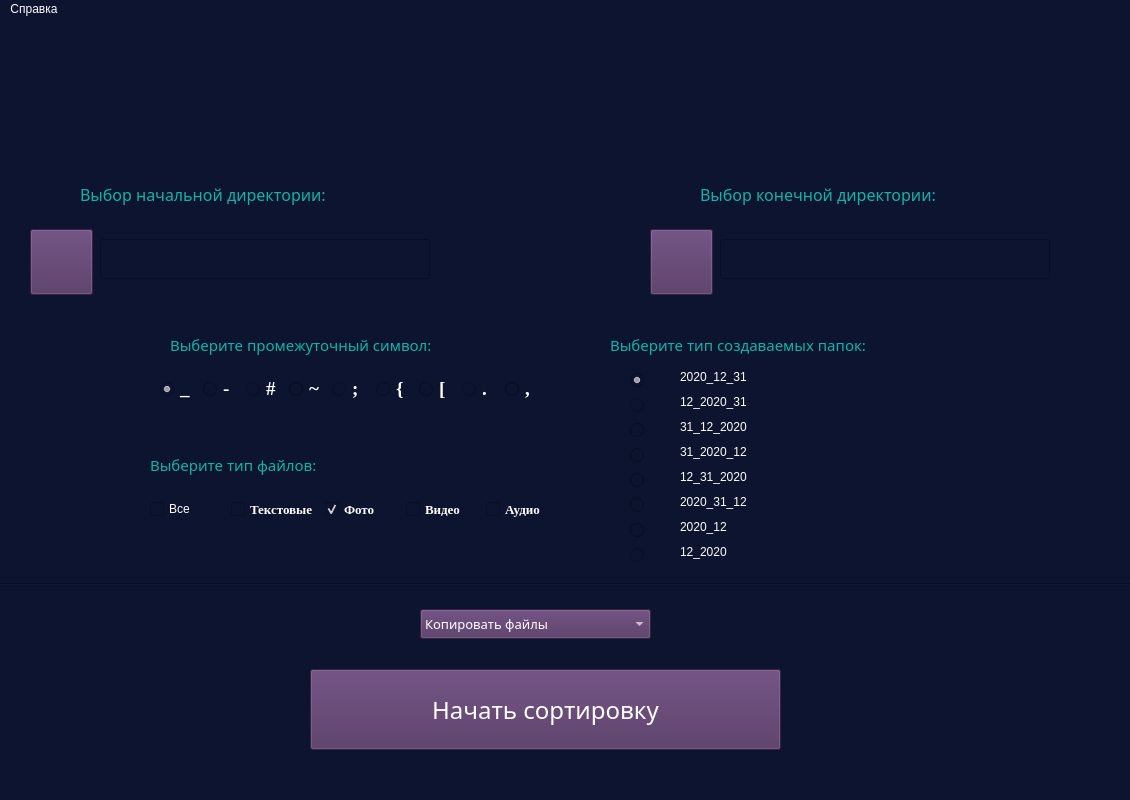
<?xml version="1.0" encoding="UTF-8"?>
<ui version="4.0">
 <class>SortFiles</class>
 <widget class="QMainWindow" name="SortFiles">
  <property name="geometry">
   <rect>
    <x>0</x>
    <y>0</y>
    <width>1130</width>
    <height>800</height>
   </rect>
  </property>
  <property name="minimumSize">
   <size>
    <width>1130</width>
    <height>800</height>
   </size>
  </property>
  <property name="maximumSize">
   <size>
    <width>1130</width>
    <height>800</height>
   </size>
  </property>
  <property name="windowTitle">
   <string>Sort Files</string>
  </property>
  <property name="styleSheet">
   <string notr="true">color: rgb(255, 255, 255);
background-color: rgb(13, 20, 48);
selection-background-color: rgb(0, 127, 255);</string>
  </property>
  <widget class="QWidget" name="centralwidget">
   <widget class="QLabel" name="label_4">
    <property name="geometry">
     <rect>
      <x>610</x>
      <y>300</y>
      <width>351</width>
      <height>51</height>
     </rect>
    </property>
    <property name="font">
     <font>
      <family>Comfortaa Light</family>
      <pointsize>11</pointsize>
      <weight>3</weight>
      <italic>false</italic>
      <bold>false</bold>
     </font>
    </property>
    <property name="styleSheet">
     <string notr="true">color: rgb(15, 180, 168);
font: 25 11pt &quot;Comfortaa Light&quot;;</string>
    </property>
    <property name="text">
     <string>Выберите тип создаваемых папок:</string>
    </property>
   </widget>
   <widget class="QLabel" name="label_5">
    <property name="geometry">
     <rect>
      <x>170</x>
      <y>300</y>
      <width>351</width>
      <height>51</height>
     </rect>
    </property>
    <property name="font">
     <font>
      <family>Comfortaa Light</family>
      <pointsize>11</pointsize>
      <weight>3</weight>
      <italic>false</italic>
      <bold>false</bold>
     </font>
    </property>
    <property name="styleSheet">
     <string notr="true">color: rgb(15, 180, 168);
font: 25 11pt &quot;Comfortaa Light&quot;;</string>
    </property>
    <property name="text">
     <string>Выберите промежуточный символ:</string>
    </property>
   </widget>
   <widget class="Line" name="line">
    <property name="geometry">
     <rect>
      <x>0</x>
      <y>560</y>
      <width>1130</width>
      <height>10</height>
     </rect>
    </property>
    <property name="orientation">
     <enum>Qt::Horizontal</enum>
    </property>
   </widget>
   <widget class="QComboBox" name="choose_move">
    <property name="geometry">
     <rect>
      <x>420</x>
      <y>590</y>
      <width>231</width>
      <height>30</height>
     </rect>
    </property>
    <property name="font">
     <font>
      <family>Comfortaa Light</family>
      <pointsize>10</pointsize>
      <weight>3</weight>
      <italic>false</italic>
      <bold>false</bold>
     </font>
    </property>
    <property name="cursor">
     <cursorShape>PointingHandCursor</cursorShape>
    </property>
    <property name="styleSheet">
     <string notr="true">background-color: rgb(78, 48, 94);
font: 25 10pt &quot;Comfortaa Light&quot;;</string>
    </property>
    <item>
     <property name="text">
      <string>Копировать файлы</string>
     </property>
    </item>
    <item>
     <property name="text">
      <string>Переместить файлы</string>
     </property>
    </item>
   </widget>
   <widget class="QPushButton" name="start_button">
    <property name="geometry">
     <rect>
      <x>310</x>
      <y>650</y>
      <width>471</width>
      <height>81</height>
     </rect>
    </property>
    <property name="font">
     <font>
      <family>Comfortaa</family>
      <pointsize>18</pointsize>
      <weight>50</weight>
      <italic>false</italic>
      <bold>false</bold>
     </font>
    </property>
    <property name="cursor">
     <cursorShape>PointingHandCursor</cursorShape>
    </property>
    <property name="styleSheet">
     <string notr="true">background-color: rgb(78, 48, 94);
font: 18pt &quot;Comfortaa&quot;;</string>
    </property>
    <property name="text">
     <string>Начать сортировку</string>
    </property>
    <property name="autoDefault">
     <bool>false</bool>
    </property>
    <property name="flat">
     <bool>false</bool>
    </property>
   </widget>
   <widget class="QLineEdit" name="start_dir">
    <property name="geometry">
     <rect>
      <x>100</x>
      <y>220</y>
      <width>330</width>
      <height>40</height>
     </rect>
    </property>
    <property name="font">
     <font>
      <family>Comfortaa</family>
      <pointsize>11</pointsize>
      <weight>9</weight>
      <italic>false</italic>
      <bold>false</bold>
     </font>
    </property>
    <property name="styleSheet">
     <string notr="true">font: 75 11pt &quot;Comfortaa&quot;;
color: rgb(206, 127, 249);</string>
    </property>
    <property name="text">
     <string/>
    </property>
    <property name="readOnly">
     <bool>true</bool>
    </property>
   </widget>
   <widget class="QPushButton" name="choose_start">
    <property name="geometry">
     <rect>
      <x>30</x>
      <y>210</y>
      <width>63</width>
      <height>66</height>
     </rect>
    </property>
    <property name="font">
     <font>
      <family>Comfortaa</family>
      <pointsize>12</pointsize>
      <weight>9</weight>
      <italic>false</italic>
      <bold>false</bold>
     </font>
    </property>
    <property name="cursor">
     <cursorShape>PointingHandCursor</cursorShape>
    </property>
    <property name="styleSheet">
     <string notr="true">font: 75 12pt &quot;Comfortaa&quot;;
background-color: rgb(78, 48, 94);</string>
    </property>
    <property name="text">
     <string/>
    </property>
   </widget>
   <widget class="QPushButton" name="choose_end">
    <property name="geometry">
     <rect>
      <x>650</x>
      <y>210</y>
      <width>63</width>
      <height>66</height>
     </rect>
    </property>
    <property name="font">
     <font>
      <family>Comfortaa</family>
      <pointsize>12</pointsize>
      <weight>9</weight>
      <italic>false</italic>
      <bold>false</bold>
     </font>
    </property>
    <property name="cursor">
     <cursorShape>PointingHandCursor</cursorShape>
    </property>
    <property name="styleSheet">
     <string notr="true">font: 75 12pt &quot;Comfortaa&quot;;
background-color: rgb(78, 48, 94);</string>
    </property>
    <property name="text">
     <string/>
    </property>
   </widget>
   <widget class="QLineEdit" name="end_dir">
    <property name="geometry">
     <rect>
      <x>720</x>
      <y>220</y>
      <width>330</width>
      <height>40</height>
     </rect>
    </property>
    <property name="font">
     <font>
      <family>Comfortaa</family>
      <pointsize>11</pointsize>
      <weight>9</weight>
      <italic>false</italic>
      <bold>false</bold>
     </font>
    </property>
    <property name="styleSheet">
     <string notr="true">font: 75 11pt &quot;Comfortaa&quot;;
color: rgb(206, 127, 249);</string>
    </property>
    <property name="text">
     <string/>
    </property>
    <property name="readOnly">
     <bool>true</bool>
    </property>
   </widget>
   <widget class="QWidget" name="verticalLayoutWidget">
    <property name="geometry">
     <rect>
      <x>630</x>
      <y>350</y>
      <width>18</width>
      <height>201</height>
     </rect>
    </property>
    <layout class="QVBoxLayout" name="verticalLayout">
     <item>
      <widget class="QRadioButton" name="choose_date1">
       <property name="font">
        <font>
         <family>Times New Roman</family>
         <pointsize>11</pointsize>
         <weight>75</weight>
         <bold>true</bold>
        </font>
       </property>
       <property name="cursor">
        <cursorShape>PointingHandCursor</cursorShape>
       </property>
       <property name="text">
        <string/>
       </property>
       <property name="checked">
        <bool>true</bool>
       </property>
      </widget>
     </item>
     <item>
      <widget class="QRadioButton" name="choose_date2">
       <property name="font">
        <font>
         <family>Times New Roman</family>
         <pointsize>11</pointsize>
         <weight>75</weight>
         <bold>true</bold>
        </font>
       </property>
       <property name="cursor">
        <cursorShape>PointingHandCursor</cursorShape>
       </property>
       <property name="text">
        <string/>
       </property>
      </widget>
     </item>
     <item>
      <widget class="QRadioButton" name="choose_date3">
       <property name="font">
        <font>
         <family>Times New Roman</family>
         <pointsize>11</pointsize>
         <weight>75</weight>
         <bold>true</bold>
        </font>
       </property>
       <property name="cursor">
        <cursorShape>PointingHandCursor</cursorShape>
       </property>
       <property name="text">
        <string/>
       </property>
       <property name="checked">
        <bool>false</bool>
       </property>
      </widget>
     </item>
     <item>
      <widget class="QRadioButton" name="choose_date4">
       <property name="font">
        <font>
         <family>Times New Roman</family>
         <pointsize>11</pointsize>
         <weight>75</weight>
         <bold>true</bold>
        </font>
       </property>
       <property name="cursor">
        <cursorShape>PointingHandCursor</cursorShape>
       </property>
       <property name="text">
        <string/>
       </property>
       <property name="checked">
        <bool>false</bool>
       </property>
      </widget>
     </item>
     <item>
      <widget class="QRadioButton" name="choose_date5">
       <property name="font">
        <font>
         <family>Times New Roman</family>
         <pointsize>11</pointsize>
         <weight>75</weight>
         <bold>true</bold>
        </font>
       </property>
       <property name="cursor">
        <cursorShape>PointingHandCursor</cursorShape>
       </property>
       <property name="text">
        <string/>
       </property>
       <property name="checked">
        <bool>false</bool>
       </property>
      </widget>
     </item>
     <item>
      <widget class="QRadioButton" name="choose_date6">
       <property name="font">
        <font>
         <family>Times New Roman</family>
         <pointsize>11</pointsize>
         <weight>75</weight>
         <bold>true</bold>
        </font>
       </property>
       <property name="cursor">
        <cursorShape>PointingHandCursor</cursorShape>
       </property>
       <property name="text">
        <string/>
       </property>
      </widget>
     </item>
     <item>
      <widget class="QRadioButton" name="choose_date7">
       <property name="font">
        <font>
         <family>Times New Roman</family>
         <pointsize>11</pointsize>
         <weight>75</weight>
         <bold>true</bold>
        </font>
       </property>
       <property name="cursor">
        <cursorShape>PointingHandCursor</cursorShape>
       </property>
       <property name="text">
        <string/>
       </property>
      </widget>
     </item>
     <item>
      <widget class="QRadioButton" name="choose_date8">
       <property name="font">
        <font>
         <family>Times New Roman</family>
         <pointsize>11</pointsize>
         <weight>75</weight>
         <bold>true</bold>
        </font>
       </property>
       <property name="cursor">
        <cursorShape>PointingHandCursor</cursorShape>
       </property>
       <property name="text">
        <string/>
       </property>
      </widget>
     </item>
    </layout>
   </widget>
   <widget class="QWidget" name="horizontalLayoutWidget">
    <property name="geometry">
     <rect>
      <x>160</x>
      <y>350</y>
      <width>382</width>
      <height>41</height>
     </rect>
    </property>
    <layout class="QHBoxLayout" name="horizontalLayout">
     <item>
      <widget class="QRadioButton" name="symbol_1">
       <property name="font">
        <font>
         <family>Times New Roman</family>
         <pointsize>14</pointsize>
         <weight>75</weight>
         <bold>true</bold>
        </font>
       </property>
       <property name="cursor">
        <cursorShape>PointingHandCursor</cursorShape>
       </property>
       <property name="text">
        <string>_</string>
       </property>
       <property name="checked">
        <bool>true</bool>
       </property>
      </widget>
     </item>
     <item>
      <widget class="QRadioButton" name="symbol_2">
       <property name="font">
        <font>
         <family>Times New Roman</family>
         <pointsize>14</pointsize>
         <weight>75</weight>
         <bold>true</bold>
        </font>
       </property>
       <property name="cursor">
        <cursorShape>PointingHandCursor</cursorShape>
       </property>
       <property name="text">
        <string>-</string>
       </property>
      </widget>
     </item>
     <item>
      <widget class="QRadioButton" name="symbol_3">
       <property name="font">
        <font>
         <family>Times New Roman</family>
         <pointsize>14</pointsize>
         <weight>75</weight>
         <bold>true</bold>
        </font>
       </property>
       <property name="cursor">
        <cursorShape>PointingHandCursor</cursorShape>
       </property>
       <property name="text">
        <string>#</string>
       </property>
      </widget>
     </item>
     <item>
      <widget class="QRadioButton" name="symbol_4">
       <property name="font">
        <font>
         <family>Times New Roman</family>
         <pointsize>14</pointsize>
         <weight>75</weight>
         <bold>true</bold>
        </font>
       </property>
       <property name="cursor">
        <cursorShape>PointingHandCursor</cursorShape>
       </property>
       <property name="text">
        <string>~</string>
       </property>
      </widget>
     </item>
     <item>
      <widget class="QRadioButton" name="symbol_5">
       <property name="font">
        <font>
         <family>Times New Roman</family>
         <pointsize>14</pointsize>
         <weight>75</weight>
         <bold>true</bold>
        </font>
       </property>
       <property name="cursor">
        <cursorShape>PointingHandCursor</cursorShape>
       </property>
       <property name="text">
        <string>;</string>
       </property>
      </widget>
     </item>
     <item>
      <widget class="QRadioButton" name="symbol_6">
       <property name="font">
        <font>
         <family>Times New Roman</family>
         <pointsize>14</pointsize>
         <weight>75</weight>
         <bold>true</bold>
        </font>
       </property>
       <property name="cursor">
        <cursorShape>PointingHandCursor</cursorShape>
       </property>
       <property name="text">
        <string>{</string>
       </property>
      </widget>
     </item>
     <item>
      <widget class="QRadioButton" name="symbol_7">
       <property name="font">
        <font>
         <family>Times New Roman</family>
         <pointsize>14</pointsize>
         <weight>75</weight>
         <bold>true</bold>
        </font>
       </property>
       <property name="cursor">
        <cursorShape>PointingHandCursor</cursorShape>
       </property>
       <property name="text">
        <string>[</string>
       </property>
      </widget>
     </item>
     <item>
      <widget class="QRadioButton" name="symbol_8">
       <property name="font">
        <font>
         <family>Times New Roman</family>
         <pointsize>14</pointsize>
         <weight>75</weight>
         <bold>true</bold>
        </font>
       </property>
       <property name="cursor">
        <cursorShape>PointingHandCursor</cursorShape>
       </property>
       <property name="text">
        <string>.</string>
       </property>
      </widget>
     </item>
     <item>
      <widget class="QRadioButton" name="symbol_9">
       <property name="font">
        <font>
         <family>Times New Roman</family>
         <pointsize>14</pointsize>
         <weight>75</weight>
         <bold>true</bold>
        </font>
       </property>
       <property name="cursor">
        <cursorShape>PointingHandCursor</cursorShape>
       </property>
       <property name="text">
        <string>,</string>
       </property>
      </widget>
     </item>
    </layout>
   </widget>
   <widget class="QLabel" name="label_6">
    <property name="geometry">
     <rect>
      <x>150</x>
      <y>420</y>
      <width>231</width>
      <height>51</height>
     </rect>
    </property>
    <property name="font">
     <font>
      <family>Comfortaa Light</family>
      <pointsize>11</pointsize>
      <weight>3</weight>
      <italic>false</italic>
      <bold>false</bold>
     </font>
    </property>
    <property name="styleSheet">
     <string notr="true">color: rgb(15, 180, 168);
font: 25 11pt &quot;Comfortaa Light&quot;;</string>
    </property>
    <property name="text">
     <string>Выберите тип файлов:</string>
    </property>
   </widget>
   <widget class="QWidget" name="horizontalLayoutWidget_2">
    <property name="geometry">
     <rect>
      <x>150</x>
      <y>470</y>
      <width>411</width>
      <height>41</height>
     </rect>
    </property>
    <layout class="QHBoxLayout" name="horizontalLayout_3">
     <item>
      <widget class="QCheckBox" name="file_extension_5">
       <property name="cursor">
        <cursorShape>PointingHandCursor</cursorShape>
       </property>
       <property name="styleSheet">
        <string notr="true">font: 10pt &quot;Times New Roman&quot;;</string>
       </property>
       <property name="text">
        <string>Все</string>
       </property>
      </widget>
     </item>
     <item>
      <widget class="QCheckBox" name="file_extension_1">
       <property name="font">
        <font>
         <family>Times New Roman</family>
         <pointsize>10</pointsize>
         <weight>75</weight>
         <bold>true</bold>
        </font>
       </property>
       <property name="cursor">
        <cursorShape>PointingHandCursor</cursorShape>
       </property>
       <property name="text">
        <string>Текстовые</string>
       </property>
      </widget>
     </item>
     <item>
      <widget class="QCheckBox" name="file_extension_2">
       <property name="font">
        <font>
         <family>Times New Roman</family>
         <pointsize>10</pointsize>
         <weight>75</weight>
         <bold>true</bold>
        </font>
       </property>
       <property name="cursor">
        <cursorShape>PointingHandCursor</cursorShape>
       </property>
       <property name="text">
        <string>Фото</string>
       </property>
       <property name="checked">
        <bool>true</bool>
       </property>
      </widget>
     </item>
     <item>
      <widget class="QCheckBox" name="file_extension_3">
       <property name="font">
        <font>
         <family>Times New Roman</family>
         <pointsize>10</pointsize>
         <weight>75</weight>
         <bold>true</bold>
        </font>
       </property>
       <property name="cursor">
        <cursorShape>PointingHandCursor</cursorShape>
       </property>
       <property name="text">
        <string>Видео</string>
       </property>
       <property name="checked">
        <bool>false</bool>
       </property>
      </widget>
     </item>
     <item>
      <widget class="QCheckBox" name="file_extension_4">
       <property name="font">
        <font>
         <family>Times New Roman</family>
         <pointsize>10</pointsize>
         <weight>75</weight>
         <bold>true</bold>
        </font>
       </property>
       <property name="cursor">
        <cursorShape>PointingHandCursor</cursorShape>
       </property>
       <property name="text">
        <string>Аудио</string>
       </property>
      </widget>
     </item>
    </layout>
   </widget>
   <widget class="QLabel" name="label_7">
    <property name="geometry">
     <rect>
      <x>80</x>
      <y>150</y>
      <width>341</width>
      <height>51</height>
     </rect>
    </property>
    <property name="font">
     <font>
      <family>Comfortaa Light</family>
      <pointsize>12</pointsize>
      <weight>3</weight>
      <italic>false</italic>
      <bold>false</bold>
     </font>
    </property>
    <property name="styleSheet">
     <string notr="true">color: rgb(15, 180, 168);
font: 25 12pt &quot;Comfortaa Light&quot;;</string>
    </property>
    <property name="text">
     <string>Выбор начальной директории:</string>
    </property>
   </widget>
   <widget class="QLabel" name="label_8">
    <property name="geometry">
     <rect>
      <x>700</x>
      <y>150</y>
      <width>331</width>
      <height>51</height>
     </rect>
    </property>
    <property name="font">
     <font>
      <family>Comfortaa Light</family>
      <pointsize>12</pointsize>
      <weight>3</weight>
      <italic>false</italic>
      <bold>false</bold>
     </font>
    </property>
    <property name="styleSheet">
     <string notr="true">color: rgb(15, 180, 168);
font: 25 12pt &quot;Comfortaa Light&quot;;</string>
    </property>
    <property name="text">
     <string>Выбор конечной директории:</string>
    </property>
   </widget>
   <widget class="QLabel" name="type_1">
    <property name="geometry">
     <rect>
      <x>680</x>
      <y>350</y>
      <width>91</width>
      <height>16</height>
     </rect>
    </property>
    <property name="styleSheet">
     <string notr="true">font: 9pt &quot;Comfortaa&quot;;</string>
    </property>
    <property name="text">
     <string>2020_12_31</string>
    </property>
   </widget>
   <widget class="QLabel" name="type_2">
    <property name="geometry">
     <rect>
      <x>680</x>
      <y>375</y>
      <width>91</width>
      <height>16</height>
     </rect>
    </property>
    <property name="styleSheet">
     <string notr="true">font: 9pt &quot;Comfortaa&quot;;</string>
    </property>
    <property name="text">
     <string>12_2020_31</string>
    </property>
   </widget>
   <widget class="QLabel" name="type_3">
    <property name="geometry">
     <rect>
      <x>680</x>
      <y>400</y>
      <width>91</width>
      <height>16</height>
     </rect>
    </property>
    <property name="styleSheet">
     <string notr="true">font: 9pt &quot;Comfortaa&quot;;</string>
    </property>
    <property name="text">
     <string>31_12_2020</string>
    </property>
   </widget>
   <widget class="QLabel" name="type_4">
    <property name="geometry">
     <rect>
      <x>680</x>
      <y>425</y>
      <width>91</width>
      <height>16</height>
     </rect>
    </property>
    <property name="styleSheet">
     <string notr="true">font: 9pt &quot;Comfortaa&quot;;</string>
    </property>
    <property name="text">
     <string>31_2020_12</string>
    </property>
   </widget>
   <widget class="QLabel" name="type_5">
    <property name="geometry">
     <rect>
      <x>680</x>
      <y>450</y>
      <width>91</width>
      <height>16</height>
     </rect>
    </property>
    <property name="styleSheet">
     <string notr="true">font: 9pt &quot;Comfortaa&quot;;</string>
    </property>
    <property name="text">
     <string>12_31_2020</string>
    </property>
   </widget>
   <widget class="QLabel" name="type_6">
    <property name="geometry">
     <rect>
      <x>680</x>
      <y>475</y>
      <width>91</width>
      <height>16</height>
     </rect>
    </property>
    <property name="styleSheet">
     <string notr="true">font: 9pt &quot;Comfortaa&quot;;</string>
    </property>
    <property name="text">
     <string>2020_31_12</string>
    </property>
   </widget>
   <widget class="QPushButton" name="arrow">
    <property name="geometry">
     <rect>
      <x>470</x>
      <y>200</y>
      <width>161</width>
      <height>61</height>
     </rect>
    </property>
    <property name="autoFillBackground">
     <bool>false</bool>
    </property>
    <property name="text">
     <string/>
    </property>
    <property name="flat">
     <bool>true</bool>
    </property>
   </widget>
   <widget class="QLabel" name="anim_0">
    <property name="geometry">
     <rect>
      <x>200</x>
      <y>-70</y>
      <width>4</width>
      <height>70</height>
     </rect>
    </property>
    <property name="styleSheet">
     <string notr="true">background-color: rgb(15, 180, 168);</string>
    </property>
    <property name="text">
     <string/>
    </property>
   </widget>
   <widget class="QLabel" name="anim_1">
    <property name="geometry">
     <rect>
      <x>1030</x>
      <y>770</y>
      <width>4</width>
      <height>70</height>
     </rect>
    </property>
    <property name="styleSheet">
     <string notr="true">background-color: rgb(15, 180, 168);</string>
    </property>
    <property name="text">
     <string/>
    </property>
   </widget>
   <widget class="QLabel" name="anim_2">
    <property name="geometry">
     <rect>
      <x>0</x>
      <y>770</y>
      <width>4</width>
      <height>70</height>
     </rect>
    </property>
    <property name="styleSheet">
     <string notr="true">background-color: rgb(15, 180, 168);</string>
    </property>
    <property name="text">
     <string/>
    </property>
   </widget>
   <widget class="QLabel" name="anim_3">
    <property name="geometry">
     <rect>
      <x>1080</x>
      <y>860</y>
      <width>4</width>
      <height>70</height>
     </rect>
    </property>
    <property name="styleSheet">
     <string notr="true">background-color: rgb(15, 180, 168);</string>
    </property>
    <property name="text">
     <string/>
    </property>
   </widget>
   <widget class="QLabel" name="anim_4">
    <property name="geometry">
     <rect>
      <x>1090</x>
      <y>870</y>
      <width>4</width>
      <height>70</height>
     </rect>
    </property>
    <property name="styleSheet">
     <string notr="true">background-color: rgb(15, 180, 168);</string>
    </property>
    <property name="text">
     <string/>
    </property>
   </widget>
   <widget class="QLabel" name="anim_5">
    <property name="geometry">
     <rect>
      <x>1100</x>
      <y>880</y>
      <width>4</width>
      <height>70</height>
     </rect>
    </property>
    <property name="styleSheet">
     <string notr="true">background-color: rgb(15, 180, 168);</string>
    </property>
    <property name="text">
     <string/>
    </property>
   </widget>
   <widget class="QLabel" name="anim_6">
    <property name="geometry">
     <rect>
      <x>1090</x>
      <y>990</y>
      <width>4</width>
      <height>70</height>
     </rect>
    </property>
    <property name="styleSheet">
     <string notr="true">background-color: rgb(15, 180, 168);</string>
    </property>
    <property name="text">
     <string/>
    </property>
   </widget>
   <widget class="QLabel" name="anim_7">
    <property name="geometry">
     <rect>
      <x>1040</x>
      <y>1020</y>
      <width>4</width>
      <height>70</height>
     </rect>
    </property>
    <property name="styleSheet">
     <string notr="true">background-color: rgb(15, 180, 168);</string>
    </property>
    <property name="text">
     <string/>
    </property>
   </widget>
   <widget class="QLabel" name="anim_8">
    <property name="geometry">
     <rect>
      <x>1050</x>
      <y>1030</y>
      <width>4</width>
      <height>70</height>
     </rect>
    </property>
    <property name="styleSheet">
     <string notr="true">background-color: rgb(15, 180, 168);</string>
    </property>
    <property name="text">
     <string/>
    </property>
   </widget>
   <widget class="QLabel" name="anim_9">
    <property name="geometry">
     <rect>
      <x>1060</x>
      <y>1040</y>
      <width>4</width>
      <height>70</height>
     </rect>
    </property>
    <property name="styleSheet">
     <string notr="true">background-color: rgb(15, 180, 168);</string>
    </property>
    <property name="text">
     <string/>
    </property>
   </widget>
   <widget class="QLabel" name="anim_10">
    <property name="geometry">
     <rect>
      <x>1030</x>
      <y>780</y>
      <width>4</width>
      <height>70</height>
     </rect>
    </property>
    <property name="styleSheet">
     <string notr="true">background-color: rgb(15, 180, 168);</string>
    </property>
    <property name="text">
     <string/>
    </property>
   </widget>
   <widget class="QPushButton" name="title">
    <property name="geometry">
     <rect>
      <x>340</x>
      <y>10</y>
      <width>441</width>
      <height>91</height>
     </rect>
    </property>
    <property name="text">
     <string/>
    </property>
    <property name="flat">
     <bool>true</bool>
    </property>
   </widget>
   <widget class="QLabel" name="type_7">
    <property name="geometry">
     <rect>
      <x>680</x>
      <y>500</y>
      <width>91</width>
      <height>16</height>
     </rect>
    </property>
    <property name="styleSheet">
     <string notr="true">font: 9pt &quot;Comfortaa&quot;;</string>
    </property>
    <property name="text">
     <string>2020_12</string>
    </property>
   </widget>
   <widget class="QLabel" name="type_8">
    <property name="geometry">
     <rect>
      <x>680</x>
      <y>525</y>
      <width>91</width>
      <height>16</height>
     </rect>
    </property>
    <property name="styleSheet">
     <string notr="true">font: 9pt &quot;Comfortaa&quot;;</string>
    </property>
    <property name="text">
     <string>12_2020</string>
    </property>
   </widget>
  </widget>
  <widget class="QMenuBar" name="menubar">
   <property name="geometry">
    <rect>
     <x>0</x>
     <y>0</y>
     <width>1130</width>
     <height>26</height>
    </rect>
   </property>
   <widget class="QMenu" name="help">
    <property name="title">
     <string>Справка</string>
    </property>
    <addaction name="about"/>
   </widget>
   <addaction name="help"/>
  </widget>
  <widget class="QStatusBar" name="statusbar"/>
  <action name="about">
   <property name="text">
    <string>О программе</string>
   </property>
  </action>
 </widget>
 <resources/>
 <connections/>
</ui>
